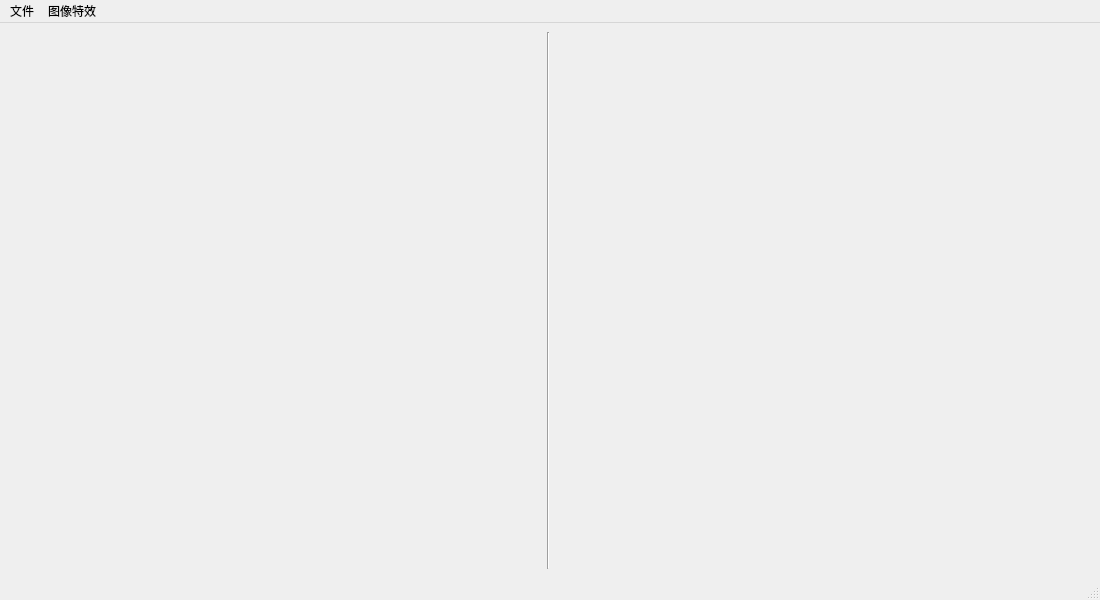
<?xml version="1.0" encoding="UTF-8"?>
<ui version="4.0">
 <class>MainWindow</class>
 <widget class="QMainWindow" name="MainWindow">
  <property name="geometry">
   <rect>
    <x>0</x>
    <y>0</y>
    <width>1100</width>
    <height>600</height>
   </rect>
  </property>
  <property name="windowTitle">
   <string>MainWindow</string>
  </property>
  <widget class="QWidget" name="centralwidget">
   <layout class="QHBoxLayout" name="horizontalLayout">
    <item>
     <widget class="QLabel" name="left_img">
      <property name="sizePolicy">
       <sizepolicy hsizetype="Maximum" vsizetype="Maximum">
        <horstretch>0</horstretch>
        <verstretch>0</verstretch>
       </sizepolicy>
      </property>
      <property name="maximumSize">
       <size>
        <width>512</width>
        <height>512</height>
       </size>
      </property>
      <property name="text">
       <string/>
      </property>
      <property name="alignment">
       <set>Qt::AlignCenter</set>
      </property>
     </widget>
    </item>
    <item>
     <widget class="Line" name="line">
      <property name="orientation">
       <enum>Qt::Vertical</enum>
      </property>
     </widget>
    </item>
    <item>
     <widget class="QLabel" name="right_img">
      <property name="sizePolicy">
       <sizepolicy hsizetype="Maximum" vsizetype="Maximum">
        <horstretch>0</horstretch>
        <verstretch>0</verstretch>
       </sizepolicy>
      </property>
      <property name="maximumSize">
       <size>
        <width>512</width>
        <height>512</height>
       </size>
      </property>
      <property name="text">
       <string/>
      </property>
      <property name="alignment">
       <set>Qt::AlignCenter</set>
      </property>
     </widget>
    </item>
   </layout>
  </widget>
  <widget class="QMenuBar" name="menubar">
   <property name="geometry">
    <rect>
     <x>0</x>
     <y>0</y>
     <width>1100</width>
     <height>28</height>
    </rect>
   </property>
   <widget class="QMenu" name="file">
    <property name="title">
     <string>文件</string>
    </property>
    <addaction name="action_open_file"/>
   </widget>
   <widget class="QMenu" name="effects">
    <property name="title">
     <string>图像特效</string>
    </property>
    <widget class="QMenu" name="menu_4">
     <property name="title">
      <string>百叶窗</string>
     </property>
     <addaction name="actionshuiping_2"/>
     <addaction name="actionchuizhi_2"/>
    </widget>
    <widget class="QMenu" name="menu_3">
     <property name="title">
      <string>栅条特效</string>
     </property>
     <addaction name="actionshuiping"/>
     <addaction name="actionchuizhi"/>
    </widget>
    <widget class="QMenu" name="menu">
     <property name="title">
      <string>图像扫描</string>
     </property>
     <addaction name="action_split_down"/>
     <addaction name="action_split_up"/>
     <addaction name="action_split_right"/>
     <addaction name="action_split_left"/>
    </widget>
    <addaction name="menu"/>
    <addaction name="action_move"/>
    <addaction name="action_fly"/>
    <addaction name="action_expand"/>
    <addaction name="action_shrink"/>
    <addaction name="menu_3"/>
    <addaction name="action_8"/>
    <addaction name="menu_4"/>
    <addaction name="action_10"/>
   </widget>
   <addaction name="file"/>
   <addaction name="effects"/>
  </widget>
  <widget class="QStatusBar" name="statusbar"/>
  <action name="action_open_file">
   <property name="text">
    <string>打开BMP文件</string>
   </property>
  </action>
  <action name="action_move">
   <property name="text">
    <string>图像移动</string>
   </property>
  </action>
  <action name="action_fly">
   <property name="text">
    <string>交叉飞入</string>
   </property>
  </action>
  <action name="action_expand">
   <property name="text">
    <string>中间扩张</string>
   </property>
  </action>
  <action name="action_shrink">
   <property name="text">
    <string>中间收缩</string>
   </property>
  </action>
  <action name="action_8">
   <property name="text">
    <string>图像渐显</string>
   </property>
  </action>
  <action name="action_10">
   <property name="text">
    <string>马赛克</string>
   </property>
  </action>
  <action name="actionshuiping">
   <property name="text">
    <string>水平栅条</string>
   </property>
  </action>
  <action name="actionchuizhi">
   <property name="text">
    <string>垂直栅条</string>
   </property>
  </action>
  <action name="actionshuiping_2">
   <property name="text">
    <string>水平百叶窗</string>
   </property>
  </action>
  <action name="actionchuizhi_2">
   <property name="text">
    <string>垂直百叶窗</string>
   </property>
  </action>
  <action name="action_split_down">
   <property name="text">
    <string>向下扫描</string>
   </property>
  </action>
  <action name="action_split_up">
   <property name="text">
    <string>向上扫描</string>
   </property>
  </action>
  <action name="action_split_right">
   <property name="text">
    <string>向右扫描</string>
   </property>
  </action>
  <action name="action_split_left">
   <property name="text">
    <string>向左扫描</string>
   </property>
  </action>
 </widget>
 <resources/>
 <connections/>
</ui>
